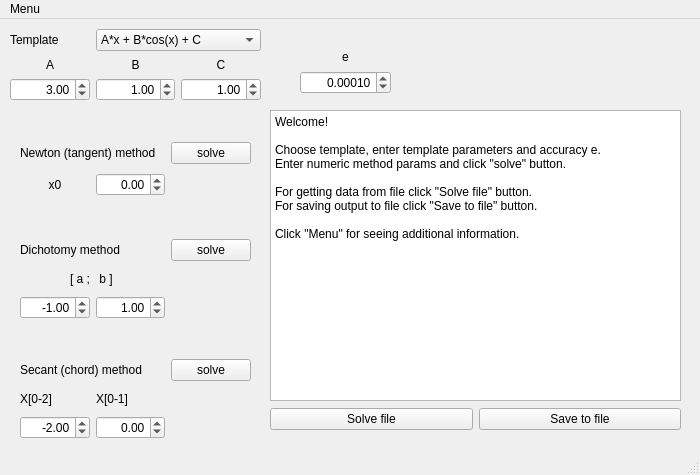
<?xml version="1.0" encoding="UTF-8"?>
<ui version="4.0">
 <class>MainWindow</class>
 <widget class="QMainWindow" name="MainWindow">
  <property name="geometry">
   <rect>
    <x>0</x>
    <y>0</y>
    <width>700</width>
    <height>475</height>
   </rect>
  </property>
  <property name="sizePolicy">
   <sizepolicy hsizetype="Preferred" vsizetype="Preferred">
    <horstretch>0</horstretch>
    <verstretch>0</verstretch>
   </sizepolicy>
  </property>
  <property name="minimumSize">
   <size>
    <width>700</width>
    <height>475</height>
   </size>
  </property>
  <property name="maximumSize">
   <size>
    <width>700</width>
    <height>475</height>
   </size>
  </property>
  <property name="sizeIncrement">
   <size>
    <width>700</width>
    <height>475</height>
   </size>
  </property>
  <property name="windowTitle">
   <string>EquationSolver</string>
  </property>
  <property name="styleSheet">
   <string notr="true"/>
  </property>
  <widget class="QWidget" name="centralwidget">
   <widget class="QWidget" name="gridLayoutWidget">
    <property name="geometry">
     <rect>
      <x>10</x>
      <y>10</y>
      <width>251</width>
      <height>72</height>
     </rect>
    </property>
    <layout class="QGridLayout" name="gridLayout">
     <item row="0" column="0">
      <widget class="QLabel" name="label_4">
       <property name="text">
        <string>Template</string>
       </property>
      </widget>
     </item>
     <item row="0" column="1" colspan="2">
      <widget class="QComboBox" name="comboBoxTemplate">
       <item>
        <property name="text">
         <string>A*x + B*cos(x) + C</string>
        </property>
       </item>
       <item>
        <property name="text">
         <string>A*x^2 + B*x + C</string>
        </property>
       </item>
       <item>
        <property name="text">
         <string>A*x * exp(B*x) + C</string>
        </property>
       </item>
      </widget>
     </item>
     <item row="3" column="1">
      <widget class="QDoubleSpinBox" name="paramB">
       <property name="alignment">
        <set>Qt::AlignRight|Qt::AlignTrailing|Qt::AlignVCenter</set>
       </property>
       <property name="minimum">
        <double>-100.000000000000000</double>
       </property>
       <property name="singleStep">
        <double>0.100000000000000</double>
       </property>
       <property name="value">
        <double>1.000000000000000</double>
       </property>
      </widget>
     </item>
     <item row="3" column="2">
      <widget class="QDoubleSpinBox" name="paramC">
       <property name="alignment">
        <set>Qt::AlignRight|Qt::AlignTrailing|Qt::AlignVCenter</set>
       </property>
       <property name="minimum">
        <double>-100.000000000000000</double>
       </property>
       <property name="singleStep">
        <double>0.100000000000000</double>
       </property>
       <property name="value">
        <double>1.000000000000000</double>
       </property>
      </widget>
     </item>
     <item row="3" column="0">
      <widget class="QDoubleSpinBox" name="paramA">
       <property name="alignment">
        <set>Qt::AlignRight|Qt::AlignTrailing|Qt::AlignVCenter</set>
       </property>
       <property name="minimum">
        <double>-100.000000000000000</double>
       </property>
       <property name="singleStep">
        <double>0.100000000000000</double>
       </property>
       <property name="value">
        <double>3.000000000000000</double>
       </property>
      </widget>
     </item>
     <item row="1" column="0">
      <widget class="QLabel" name="label">
       <property name="text">
        <string>A</string>
       </property>
       <property name="alignment">
        <set>Qt::AlignCenter</set>
       </property>
      </widget>
     </item>
     <item row="1" column="1">
      <widget class="QLabel" name="label_2">
       <property name="text">
        <string>B</string>
       </property>
       <property name="alignment">
        <set>Qt::AlignCenter</set>
       </property>
      </widget>
     </item>
     <item row="1" column="2">
      <widget class="QLabel" name="label_3">
       <property name="text">
        <string>C</string>
       </property>
       <property name="alignment">
        <set>Qt::AlignCenter</set>
       </property>
      </widget>
     </item>
    </layout>
   </widget>
   <widget class="QWidget" name="gridLayoutWidget_2">
    <property name="geometry">
     <rect>
      <x>20</x>
      <y>120</y>
      <width>231</width>
      <height>61</height>
     </rect>
    </property>
    <layout class="QGridLayout" name="gridLayout_2">
     <item row="1" column="0">
      <widget class="QLabel" name="label_7">
       <property name="text">
        <string>x0</string>
       </property>
       <property name="alignment">
        <set>Qt::AlignCenter</set>
       </property>
      </widget>
     </item>
     <item row="0" column="0" colspan="2">
      <widget class="QLabel" name="label_8">
       <property name="text">
        <string>Newton (tangent) method</string>
       </property>
      </widget>
     </item>
     <item row="1" column="1">
      <widget class="QDoubleSpinBox" name="paramNewton_x">
       <property name="alignment">
        <set>Qt::AlignRight|Qt::AlignTrailing|Qt::AlignVCenter</set>
       </property>
       <property name="minimum">
        <double>-100.000000000000000</double>
       </property>
       <property name="singleStep">
        <double>0.100000000000000</double>
       </property>
       <property name="value">
        <double>0.000000000000000</double>
       </property>
      </widget>
     </item>
     <item row="0" column="2">
      <widget class="QPushButton" name="solveNewton">
       <property name="text">
        <string>solve</string>
       </property>
      </widget>
     </item>
    </layout>
   </widget>
   <widget class="QWidget" name="gridLayoutWidget_3">
    <property name="geometry">
     <rect>
      <x>20</x>
      <y>220</y>
      <width>231</width>
      <height>80</height>
     </rect>
    </property>
    <layout class="QGridLayout" name="gridLayout_3">
     <item row="0" column="2">
      <widget class="QPushButton" name="solveDichotomy">
       <property name="autoFillBackground">
        <bool>false</bool>
       </property>
       <property name="text">
        <string>solve</string>
       </property>
      </widget>
     </item>
     <item row="1" column="0">
      <widget class="QLabel" name="label_9">
       <property name="text">
        <string>[ a ;</string>
       </property>
       <property name="alignment">
        <set>Qt::AlignRight|Qt::AlignTrailing|Qt::AlignVCenter</set>
       </property>
      </widget>
     </item>
     <item row="2" column="0">
      <widget class="QDoubleSpinBox" name="paramDichotomy_a">
       <property name="alignment">
        <set>Qt::AlignRight|Qt::AlignTrailing|Qt::AlignVCenter</set>
       </property>
       <property name="minimum">
        <double>-100.000000000000000</double>
       </property>
       <property name="singleStep">
        <double>0.100000000000000</double>
       </property>
       <property name="value">
        <double>-1.000000000000000</double>
       </property>
      </widget>
     </item>
     <item row="2" column="1">
      <widget class="QDoubleSpinBox" name="paramDichotomy_b">
       <property name="alignment">
        <set>Qt::AlignRight|Qt::AlignTrailing|Qt::AlignVCenter</set>
       </property>
       <property name="minimum">
        <double>-100.000000000000000</double>
       </property>
       <property name="singleStep">
        <double>0.100000000000000</double>
       </property>
       <property name="value">
        <double>1.000000000000000</double>
       </property>
      </widget>
     </item>
     <item row="1" column="1">
      <widget class="QLabel" name="label_11">
       <property name="text">
        <string> b ]</string>
       </property>
       <property name="alignment">
        <set>Qt::AlignLeading|Qt::AlignLeft|Qt::AlignVCenter</set>
       </property>
      </widget>
     </item>
     <item row="0" column="0" colspan="2">
      <widget class="QLabel" name="label_10">
       <property name="text">
        <string>Dichotomy method</string>
       </property>
      </widget>
     </item>
    </layout>
   </widget>
   <widget class="QWidget" name="gridLayoutWidget_4">
    <property name="geometry">
     <rect>
      <x>20</x>
      <y>340</y>
      <width>231</width>
      <height>80</height>
     </rect>
    </property>
    <layout class="QGridLayout" name="gridLayout_4">
     <item row="0" column="2">
      <widget class="QPushButton" name="solveSecant">
       <property name="autoFillBackground">
        <bool>false</bool>
       </property>
       <property name="text">
        <string>solve</string>
       </property>
      </widget>
     </item>
     <item row="2" column="0">
      <widget class="QDoubleSpinBox" name="paramSecant_x2">
       <property name="alignment">
        <set>Qt::AlignRight|Qt::AlignTrailing|Qt::AlignVCenter</set>
       </property>
       <property name="minimum">
        <double>-100.000000000000000</double>
       </property>
       <property name="singleStep">
        <double>0.100000000000000</double>
       </property>
       <property name="value">
        <double>-2.000000000000000</double>
       </property>
      </widget>
     </item>
     <item row="2" column="1">
      <widget class="QDoubleSpinBox" name="paramSecant_x1">
       <property name="alignment">
        <set>Qt::AlignRight|Qt::AlignTrailing|Qt::AlignVCenter</set>
       </property>
       <property name="minimum">
        <double>-100.000000000000000</double>
       </property>
       <property name="singleStep">
        <double>0.100000000000000</double>
       </property>
       <property name="value">
        <double>0.000000000000000</double>
       </property>
      </widget>
     </item>
     <item row="1" column="1">
      <widget class="QLabel" name="label_14">
       <property name="text">
        <string>X[0-1]</string>
       </property>
       <property name="alignment">
        <set>Qt::AlignLeading|Qt::AlignLeft|Qt::AlignVCenter</set>
       </property>
      </widget>
     </item>
     <item row="1" column="0">
      <widget class="QLabel" name="label_12">
       <property name="text">
        <string>X[0-2]</string>
       </property>
       <property name="alignment">
        <set>Qt::AlignLeading|Qt::AlignLeft|Qt::AlignVCenter</set>
       </property>
      </widget>
     </item>
     <item row="0" column="0" colspan="2">
      <widget class="QLabel" name="label_13">
       <property name="text">
        <string>Secant (chord) method</string>
       </property>
      </widget>
     </item>
    </layout>
   </widget>
   <widget class="QWidget" name="gridLayoutWidget_5">
    <property name="geometry">
     <rect>
      <x>300</x>
      <y>30</y>
      <width>91</width>
      <height>45</height>
     </rect>
    </property>
    <layout class="QGridLayout" name="gridLayout_5">
     <item row="0" column="0">
      <widget class="QLabel" name="label_5">
       <property name="text">
        <string>e</string>
       </property>
       <property name="alignment">
        <set>Qt::AlignCenter</set>
       </property>
      </widget>
     </item>
     <item row="1" column="0">
      <widget class="QDoubleSpinBox" name="paramE">
       <property name="alignment">
        <set>Qt::AlignRight|Qt::AlignTrailing|Qt::AlignVCenter</set>
       </property>
       <property name="decimals">
        <number>5</number>
       </property>
       <property name="minimum">
        <double>0.000010000000000</double>
       </property>
       <property name="singleStep">
        <double>0.000100000000000</double>
       </property>
       <property name="value">
        <double>0.000100000000000</double>
       </property>
      </widget>
     </item>
    </layout>
   </widget>
   <widget class="QWidget" name="gridLayoutWidget_6">
    <property name="geometry">
     <rect>
      <x>270</x>
      <y>380</y>
      <width>411</width>
      <height>41</height>
     </rect>
    </property>
    <layout class="QGridLayout" name="gridLayout_6">
     <item row="0" column="0">
      <widget class="QPushButton" name="btnOpenFile">
       <property name="text">
        <string>Solve file</string>
       </property>
      </widget>
     </item>
     <item row="0" column="1">
      <widget class="QPushButton" name="btnSaveToFile">
       <property name="text">
        <string>Save to file</string>
       </property>
      </widget>
     </item>
    </layout>
   </widget>
   <widget class="QTextBrowser" name="textBrowser">
    <property name="geometry">
     <rect>
      <x>270</x>
      <y>91</y>
      <width>411</width>
      <height>291</height>
     </rect>
    </property>
    <property name="sizePolicy">
     <sizepolicy hsizetype="Fixed" vsizetype="Fixed">
      <horstretch>0</horstretch>
      <verstretch>0</verstretch>
     </sizepolicy>
    </property>
    <property name="minimumSize">
     <size>
      <width>100</width>
      <height>100</height>
     </size>
    </property>
    <property name="horizontalScrollBarPolicy">
     <enum>Qt::ScrollBarAsNeeded</enum>
    </property>
    <property name="lineWrapMode">
     <enum>QTextEdit::NoWrap</enum>
    </property>
    <property name="markdown">
     <string>Welcome!

Choose template, enter template parameters and accuracy e.

Enter numeric method params and click &quot;solve&quot; button.

For getting data from file click &quot;Solve file&quot; button.

For saving output to file click &quot;Save to file&quot; button.

Click &quot;Menu&quot; for seeing additional information.

</string>
    </property>
    <property name="html">
     <string>&lt;!DOCTYPE HTML PUBLIC &quot;-//W3C//DTD HTML 4.0//EN&quot; &quot;http://www.w3.org/TR/REC-html40/strict.dtd&quot;&gt;
&lt;html&gt;&lt;head&gt;&lt;meta name=&quot;qrichtext&quot; content=&quot;1&quot; /&gt;&lt;meta charset=&quot;utf-8&quot; /&gt;&lt;style type=&quot;text/css&quot;&gt;
p, li { white-space: pre-wrap; }
&lt;/style&gt;&lt;/head&gt;&lt;body style=&quot; font-family:'Segoe UI'; font-size:9pt; font-weight:400; font-style:normal;&quot;&gt;
&lt;p style=&quot; margin-top:0px; margin-bottom:0px; margin-left:0px; margin-right:0px; -qt-block-indent:0; text-indent:0px;&quot;&gt;Welcome!&lt;/p&gt;
&lt;p style=&quot;-qt-paragraph-type:empty; margin-top:0px; margin-bottom:0px; margin-left:0px; margin-right:0px; -qt-block-indent:0; text-indent:0px;&quot;&gt;&lt;br /&gt;&lt;/p&gt;
&lt;p style=&quot; margin-top:0px; margin-bottom:0px; margin-left:0px; margin-right:0px; -qt-block-indent:0; text-indent:0px;&quot;&gt;Choose template, enter template parameters and accuracy e.&lt;/p&gt;
&lt;p style=&quot; margin-top:0px; margin-bottom:0px; margin-left:0px; margin-right:0px; -qt-block-indent:0; text-indent:0px;&quot;&gt;Enter numeric method params and click &amp;quot;solve&amp;quot; button.&lt;/p&gt;
&lt;p style=&quot;-qt-paragraph-type:empty; margin-top:0px; margin-bottom:0px; margin-left:0px; margin-right:0px; -qt-block-indent:0; text-indent:0px;&quot;&gt;&lt;br /&gt;&lt;/p&gt;
&lt;p style=&quot; margin-top:0px; margin-bottom:0px; margin-left:0px; margin-right:0px; -qt-block-indent:0; text-indent:0px;&quot;&gt;For getting data from file click &amp;quot;Solve file&amp;quot; button.&lt;/p&gt;
&lt;p style=&quot; margin-top:0px; margin-bottom:0px; margin-left:0px; margin-right:0px; -qt-block-indent:0; text-indent:0px;&quot;&gt;For saving output to file click &amp;quot;Save to file&amp;quot; button.&lt;/p&gt;
&lt;p style=&quot;-qt-paragraph-type:empty; margin-top:0px; margin-bottom:0px; margin-left:0px; margin-right:0px; -qt-block-indent:0; text-indent:0px;&quot;&gt;&lt;br /&gt;&lt;/p&gt;
&lt;p style=&quot; margin-top:0px; margin-bottom:0px; margin-left:0px; margin-right:0px; -qt-block-indent:0; text-indent:0px;&quot;&gt;Click &amp;quot;Menu&amp;quot; for seeing additional information.&lt;/p&gt;&lt;/body&gt;&lt;/html&gt;</string>
    </property>
   </widget>
  </widget>
  <widget class="QMenuBar" name="menubar">
   <property name="geometry">
    <rect>
     <x>0</x>
     <y>0</y>
     <width>700</width>
     <height>22</height>
    </rect>
   </property>
   <widget class="QMenu" name="menuHelp">
    <property name="title">
     <string>Menu</string>
    </property>
    <addaction name="actionTask"/>
    <addaction name="actionDocumentation"/>
    <addaction name="actionAuthor"/>
   </widget>
   <addaction name="menuHelp"/>
  </widget>
  <widget class="QStatusBar" name="statusbar"/>
  <action name="actionTask">
   <property name="text">
    <string>Task</string>
   </property>
  </action>
  <action name="actionDocumentation">
   <property name="text">
    <string>Help</string>
   </property>
  </action>
  <action name="actionAuthor">
   <property name="text">
    <string>Author</string>
   </property>
  </action>
 </widget>
 <resources/>
 <connections/>
</ui>
